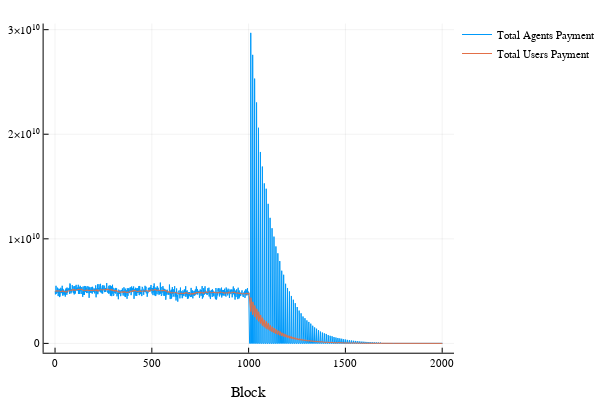

Notebook code cell kept with this figure:
### Code cell
plot(payA, label = "Total Agents Payment");
plot!(payU, label = "Total Users Payment");
xlabel!("Block")

### Figure 1 — Plotly figure (JSON) as saved in the notebook; plotly's stock layout.template omitted (floating-point values rounded to 4 significant figures; data arrays with more than 128 entries replaced by an {"elided": "..."} marker saying what was removed)
{"data": [{"colorbar": {"title": ""}, "hoverinfo": "text", "legendgroup": "Total Agents Payment", "line": {"color": "rgba(0, 154, 250, 1.000)", "dash": "solid", "shape": "linear", "width": 1}, "mode": "lines", "name": "Total Agents Payment", "showlegend": true, "text": {"elided": "2001 null values"}, "type": "scatter", "x": {"elided": "2001 int values"}, "xaxis": "x1", "y": {"elided": "2001 float values"}, "yaxis": "y1", "zmax": 0.1, "zmin": -0.1}, {"colorbar": {"title": ""}, "hoverinfo": "text", "legendgroup": "Total Users Payment", "line": {"color": "rgba(227, 111, 71, 1.000)", "dash": "solid", "shape": "linear", "width": 1}, "mode": "lines", "name": "Total Users Payment", "showlegend": true, "text": {"elided": "2001 null values"}, "type": "scatter", "x": {"elided": "2001 int values"}, "xaxis": "x1", "y": {"elided": "2001 float values"}, "yaxis": "y1", "zmax": 0.1, "zmin": -0.1}], "layout": {"annotations": [], "height": 400, "legend": {"bgcolor": "rgba(255, 255, 255, 1.000)", "bordercolor": "rgba(0, 0, 0, 1.000)", "font": {"color": "rgba(0, 0, 0, 1.000)", "family": "sans-serif", "size": 11}, "tracegroupgap": 0, "x": 1, "y": 1}, "margin": {"b": 20, "l": 0, "r": 0, "t": 20}, "paper_bgcolor": "rgba(255, 255, 255, 1.000)", "plot_bgcolor": "rgba(255, 255, 255, 1.000)", "showlegend": true, "width": 600, "xaxis": {"anchor": "y1", "domain": [0.09545, 0.9934], "gridcolor": "rgba(0, 0, 0, 0.100)", "gridwidth": 0.5, "linecolor": "rgba(0, 0, 0, 1.000)", "mirror": false, "range": [-59, 2061], "showgrid": true, "showline": true, "showticklabels": true, "tickangle": 0, "tickcolor": "rgb(0, 0, 0)", "tickfont": {"color": "rgba(0, 0, 0, 1.000)", "family": "sans-serif", "size": 11}, "tickmode": "array", "ticks": "inside", "ticktext": ["0", "500", "1000", "1500", "2000"], "tickvals": [0, 500, 1000, 1500, 2000], "title": "Block", "titlefont": {"color": "rgba(0, 0, 0, 1.000)", "family": "sans-serif", "size": 15}, "type": "-", "visible": true, "zeroline": false, "zerolinecolor": "rgba(0, 0, 0, 1.000)"}, "yaxis": {"anchor": "x1", "domain": [0.07581, 0.9902], "gridcolor": "rgba(0, 0, 0, 0.100)", "gridwidth": 0.5, "linecolor": "rgba(0, 0, 0, 1.000)", "mirror": false, "range": [-890800000.0, 30580000000.0], "showgrid": true, "showline": true, "showticklabels": true, "tickangle": 0, "tickcolor": "rgb(0, 0, 0)", "tickfont": {"color": "rgba(0, 0, 0, 1.000)", "family": "sans-serif", "size": 11}, "tickmode": "array", "ticks": "inside", "ticktext": ["0", "1×10¹⁰", "2×10¹⁰", "3×10¹⁰"], "tickvals": [0, 10000000000, 20000000000, 30000000000], "title": "", "titlefont": {"color": "rgba(0, 0, 0, 1.000)", "family": "sans-serif", "size": 15}, "type": "-", "visible": true, "zeroline": false, "zerolinecolor": "rgba(0, 0, 0, 1.000)"}}}
